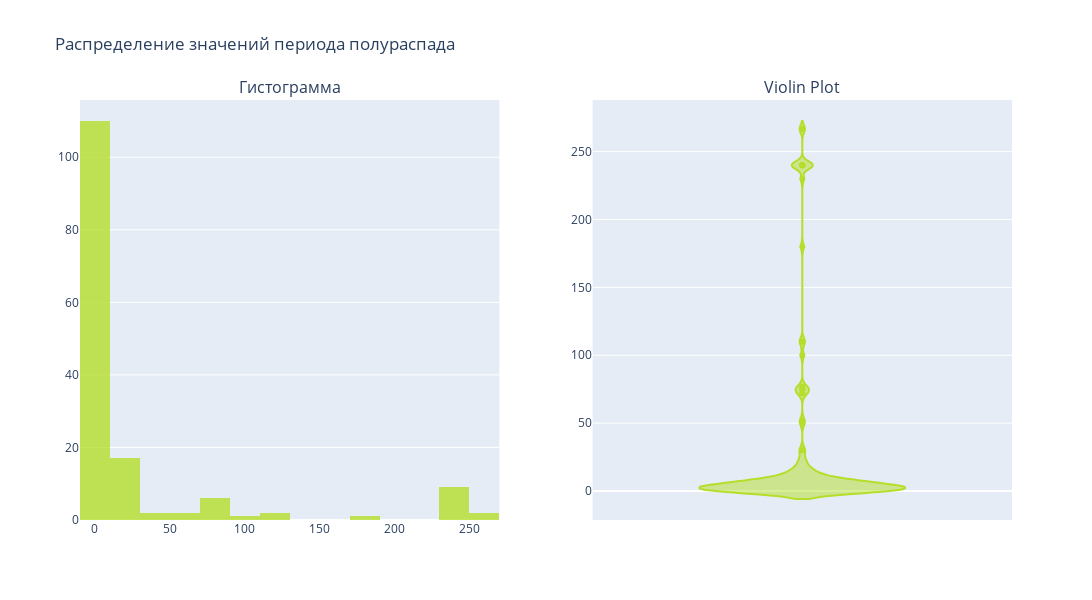

The cell this chart's notebook holds for it:
### Code cell
# Создание подграфиков
fig = make_subplots(rows=1, cols=2, subplot_titles=("Гистограмма", "Violin Plot"), column_widths=[0.5, 0.5])

# Добавление гистограммы
hist_fig = px.histogram(df, x = "Stability t1/2, h",
         color_discrete_sequence = colors, 
         opacity = 0.8)


fig.add_trace(hist_fig['data'][0], row=1, col=1)

# Добавление box диаграммы
violin_fig = px.violin(df, y="Stability t1/2, h",
        color_discrete_sequence=colors)


fig.add_trace(violin_fig['data'][0], row=1, col=2)

# Настройка макета
fig.update_layout(showlegend=True, title_text="Распределение значений периода полураспада", height=600,  width=1200) 

fig.show()

### Figure 1 — Plotly figure (JSON) as saved in the notebook; plotly's stock layout.template omitted (floating-point values rounded to 4 significant figures; data arrays with more than 128 entries replaced by an {"elided": "..."} marker saying what was removed)
{"data": [{"alignmentgroup": "True", "bingroup": "x", "hovertemplate": "Stability t1/2, h=%{x}<br>count=%{y}<extra></extra>", "legendgroup": "", "marker": {"color": "#b5de2b", "opacity": 0.8, "pattern": {"shape": ""}}, "name": "", "offsetgroup": "", "orientation": "v", "showlegend": false, "type": "histogram", "x": {"elided": "152 float values"}, "xaxis": "x", "yaxis": "y"}, {"alignmentgroup": "True", "box": {"visible": false}, "hovertemplate": "Stability t1/2, h=%{y}<extra></extra>", "legendgroup": "", "marker": {"color": "#b5de2b"}, "name": "", "offsetgroup": "", "orientation": "v", "scalegroup": "True", "showlegend": false, "type": "violin", "x0": " ", "xaxis": "x2", "y": {"elided": "152 float values"}, "y0": " ", "yaxis": "y2"}], "layout": {"annotations": [{"font": {"size": 16}, "showarrow": false, "text": "Гистограмма", "x": 0.225, "xanchor": "center", "xref": "paper", "y": 1, "yanchor": "bottom", "yref": "paper"}, {"font": {"size": 16}, "showarrow": false, "text": "Violin Plot", "x": 0.775, "xanchor": "center", "xref": "paper", "y": 1, "yanchor": "bottom", "yref": "paper"}], "height": 600, "showlegend": true, "title": {"text": "Распределение значений периода полураспада"}, "width": 1200, "xaxis": {"anchor": "y", "domain": [0, 0.45]}, "xaxis2": {"anchor": "y2", "domain": [0.55, 1]}, "yaxis": {"anchor": "x", "domain": [0, 1]}, "yaxis2": {"anchor": "x2", "domain": [0, 1]}}}
